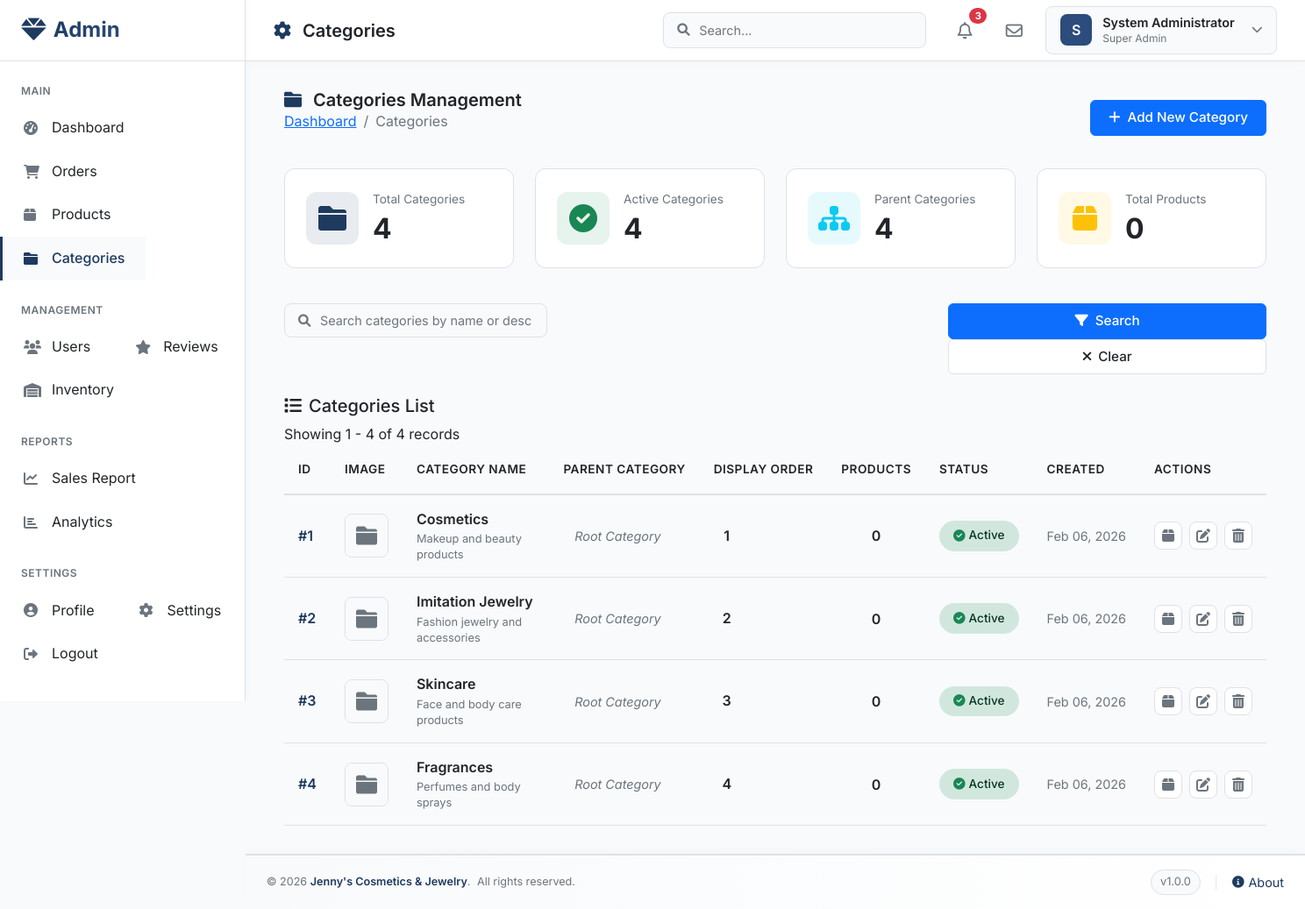
The page /admin/categories.php (signed in) on the database as committed earlier.
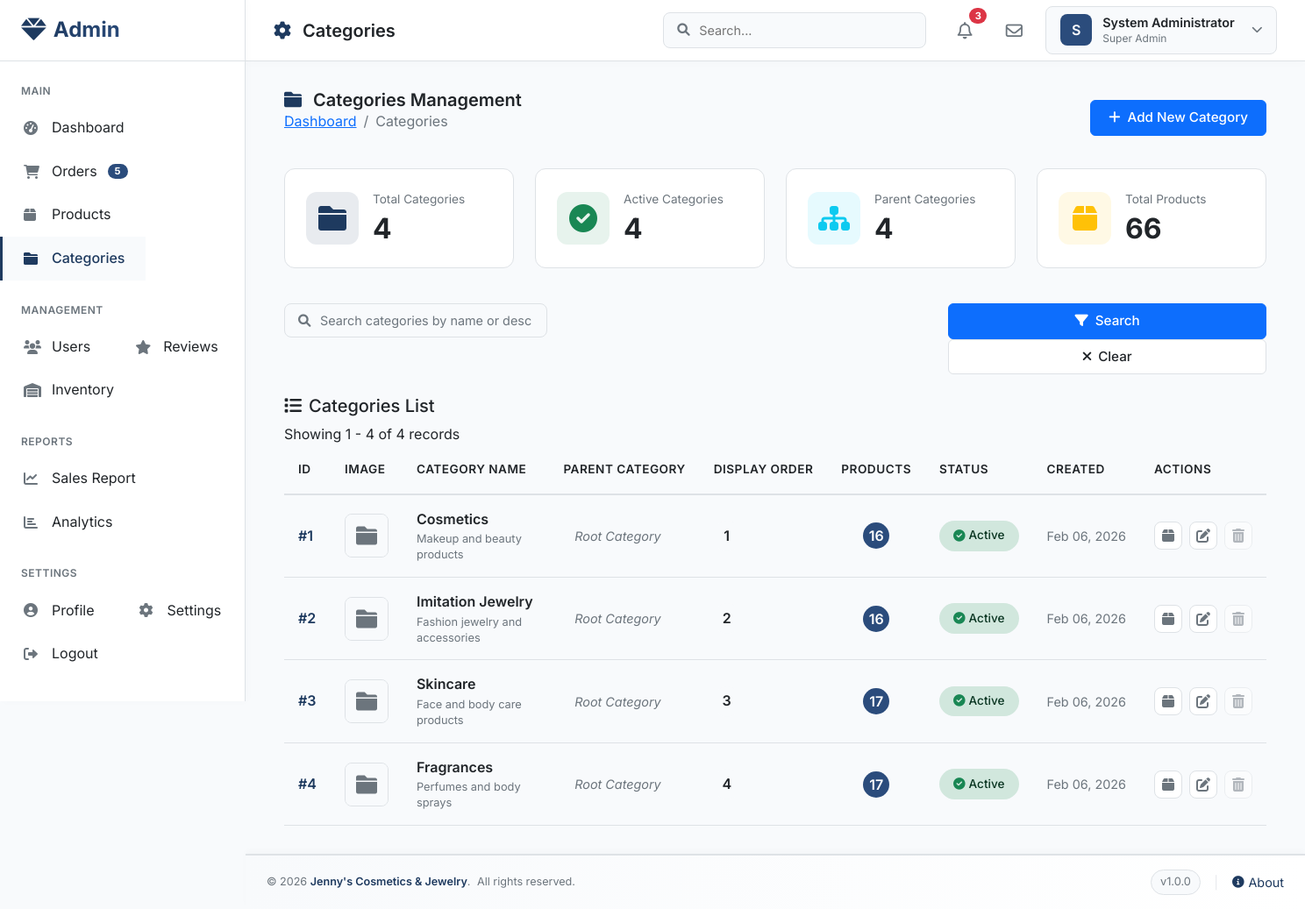
The same page on the database as committed later.
### tables this page shows
CREATE TABLE `categories` (
  `category_id` int(11) NOT NULL,
  `category_name` varchar(100) NOT NULL,
  `description` text DEFAULT NULL,
  `parent_category_id` int(11) DEFAULT NULL,
  `image_url` varchar(255) DEFAULT NULL,
  `display_order` int(11) DEFAULT 0,
  `is_active` tinyint(1) DEFAULT 1,
  `created_at` timestamp NOT NULL DEFAULT current_timestamp(),
  `updated_at` timestamp NOT NULL DEFAULT current_timestamp() ON UPDATE current_timestamp()
);

### admin/categories.php (the view, shortened to what the changed rows need)
<?php
require_once '../config/database.php';
$page = isset($_GET['page']) ? (int)$_GET['page'] : 1;
$records_per_page = 10;
$offset = ($page - 1) * $records_per_page;
$search = isset($_GET['search']) ? mysqli_real_escape_string($connection, $_GET['search']) : '';
$where_conditions = [];
$where_clause = !empty($where_conditions) ? "WHERE " . implode(" AND ", $where_conditions) : "";
$categories_query = "SELECT
                        c.*,
                        (SELECT COUNT(*) FROM products WHERE category_id = c.category_id) as product_count,
                        (SELECT category_name FROM categories WHERE category_id = c.parent_category_id) as parent_name
                    FROM categories c
                    $where_clause
                    ORDER BY c.display_order ASC, c.category_id DESC
                    LIMIT $offset, $records_per_page";
$categories_result = mysqli_query($connection, $categories_query);
$stats_query = "SELECT
                    COUNT(*) as total_categories,
                    SUM(CASE WHEN is_active = 1 THEN 1 ELSE 0 END) as active_categories,
                    SUM(CASE WHEN parent_category_id IS NULL THEN 1 ELSE 0 END) as parent_categories,
                    (SELECT COUNT(*) FROM products) as total_products
                FROM categories";
$stats_result = mysqli_query($connection, $stats_query);
$stats = mysqli_fetch_assoc($stats_result);
include '../includes/admin_header.php';
?>
<div class="container-fluid">
    <div class="row mb-4">
        <div class="col-12">
            <div class="page-header-box">
                <div class="d-flex justify-content-between align-items-center flex-wrap gap-3">
                    <div>
                        <h1 class="page-title">
                            <i class="fas fa-folder me-2"></i>
                            Categories Management
                        </h1>
                    </div>
                </div>
            </div>
        </div>
    </div>
    <div class="row mb-4">
        <div class="col-xl-3 col-md-6 mb-3">
            <div class="stat-card">
                <div class="stat-details">
                    <span class="stat-label">Total Products</span>
                    <span class="stat-value"><?php echo $stats['total_products']; ?></span>
                </div>
            </div>
        </div>
    </div>
    <div class="row">
        <div class="col-12">
            <div class="table-card">
                <div class="table-responsive">
                    <table class="table categories-table">
                        <thead>
                            <tr>
                                <th>ID</th>
                                <th>Image</th>
                                <th>Category Name</th>
                                <th>Parent Category</th>
                                <th>Display Order</th>
                                <th>Products</th>
                                <th>Status</th>
                                <th>Created</th>
                                <th>Actions</th>
                            </tr>
                        </thead>
                        <tbody>
                            <?php if (mysqli_num_rows($categories_result) > 0): ?>
                                <?php while ($category = mysqli_fetch_assoc($categories_result)): ?>
                                <tr>
                                    <td>
                                        <span class="category-id">#<?php echo $category['category_id']; ?></span>
                                    </td>
                                    <td>
                                        <div class="category-image">
                                            <?php if (!empty($category['image_url'])): ?>
                                                <img src="../<?php echo $category['image_url']; ?>"
                                                     alt="<?php echo htmlspecialchars($category['category_name']); ?>"
                                                     onerror="this.src='../assets/images/no-image.jpg'">
                                            <?php else: ?>
                                                <div class="no-image">
                                                    <i class="fas fa-folder"></i>
                                                </div>
                                            <?php endif; ?>
                                        </div>
                                    </td>
                                    <td>
                                        <div class="category-info">
                                            <div class="category-name">
                                                <?php echo htmlspecialchars($category['category_name']); ?>
                                            </div>
                                            <?php if (!empty($category['description'])): ?>
                                            <div class="category-description small text-muted">
                                                <?php echo substr(htmlspecialchars($category['description']), 0, 50) . (strlen($category['description']) > 50 ? '...' : ''); ?>
                                            </div>
                                            <?php endif; ?>
                                        </div>
                                    </td>
                                    <td>
                                        <?php if (!empty($category['parent_name'])): ?>
                                            <span class="parent-category">
                                                <i class="fas fa-level-up-alt me-1"></i>
                                                <?php echo htmlspecialchars($category['parent_name']); ?>
                                            </span>
                                        <?php else: ?>
                                            <span class="parent-category root">Root Category</span>
                                        <?php endif; ?>
                                    </td>
                                    <td>
                                        <span class="display-order"><?php echo $category['display_order']; ?></span>
                                    </td>
                                    <td class="text-center">
                                        <span class="product-count <?php echo $category['product_count'] > 0 ? 'has-products' : ''; ?>">
                                            <?php echo $category['product_count']; ?>
                                        </span>
                                    </td>
                                    <td>
                                        <a href="?toggle_status=<?php echo $category['category_id']; ?>&page=<?php echo $page; ?>&search=<?php echo urlencode($search); ?>"
                                           class="status-badge status-<?php echo $category['is_active'] ? 'active' : 'inactive'; ?>"
                                           onclick="return confirm('Toggle status for this category?')">
                                            <i class="fas fa-<?php echo $category['is_active'] ? 'check-circle' : 'times-circle'; ?> me-1"></i>
                                            <?php echo $category['is_active'] ? 'Active' : 'Inactive'; ?>
                                        </a>
                                    </td>
                                    <td>
                                        <div class="category-date">
                                            <?php echo date('M d, Y', strtotime($category['created_at'])); ?>
                                        </div>
                                    </td>
                                    <td>
                                        <div class="action-buttons">
                                            <button class="btn-action view" title="View Products"
                                                    onclick="viewProducts(<?php echo $category['category_id']; ?>)">
                                                <i class="fas fa-box"></i>
                                            </button>
                                            <button class="btn-action edit" title="Edit Category"
                                                    onclick="editCategory(<?php echo $category['category_id']; ?>)">
                                                <i class="fas fa-edit"></i>
                                            </button>
                                            <button class="btn-action delete" title="Delete Category"
                                                    onclick="confirmDelete(<?php echo $category['category_id']; ?>)"
                                                    <?php echo $category['product_count'] > 0 ? 'disabled' : ''; ?>>
                                                <i class="fas fa-trash-alt"></i>
                                            </button>
                                        </div>
                                    </td>
                                </tr>
                                <?php endwhile; ?>
                            <?php endif; ?>
                        </tbody>
                    </table>
                </div>
            </div>
        </div>
    </div>
</div>
<?php include '../includes/admin_footer.php'; ?>

### includes/admin_header.php (shortened to what the changed rows need)
<!DOCTYPE html>
<html lang="en">
<head>
    <link href="https://cdn.jsdelivr.net/npm/bootstrap@5.1.3/dist/css/bootstrap.min.css" rel="stylesheet">
    <link rel="stylesheet" href="https://cdnjs.cloudflare.com/ajax/libs/font-awesome/6.0.0/css/all.min.css">
</head>
<body>
    <div class="admin-wrapper">
        <aside class="sidebar" id="sidebar">
            <nav class="sidebar-nav">
                <div class="nav-section">
                    <ul class="nav">
                        <li class="nav-item">
                            <a href="../admin/orders.php" class="nav-link <?php echo basename($_SERVER['PHP_SELF']) == 'orders.php' ? 'active' : ''; ?>">
                                <i class="fas fa-shopping-cart"></i>
                                <span>Orders</span>
                                <?php
                                if (file_exists('../config/database.php')) {
                                    require_once '../config/database.php';
                                    $pending_query = "SELECT COUNT(*) as count FROM orders WHERE status = 'Pending'";
                                    $pending_result = mysqli_query($connection ?? null, $pending_query);
                                    $pending_count = $pending_result ? mysqli_fetch_assoc($pending_result)['count'] : 0;
                                    if ($pending_count > 0):
                                    ?>
                                    <span class="badge"><?php echo $pending_count; ?></span>
                                    <?php endif;
                                } ?>
                            </a>
                        </li>
                    </ul>
                </div>
            </nav>
        </aside>
        <main class="main-content" id="mainContent">
            <header class="top-navbar">
                <div class="navbar-left">
                    <h1 class="page-title">
                        <?php
                        $page_title = ucfirst(str_replace('.php', '', basename($_SERVER['PHP_SELF'])));
                        if ($page_title == 'Dashboard') {
                            echo '<i class="fas fa-tachometer-alt"></i> Dashboard';
                        } elseif ($page_title == 'Orders') {
                            echo '<i class="fas fa-shopping-cart"></i> Orders';
                        } elseif ($page_title == 'Products') {
                            echo '<i class="fas fa-box"></i> Products';
                        } elseif ($page_title == 'Users') {
                            echo '<i class="fas fa-users"></i> Users';
                        } else {
                            echo '<i class="fas fa-cog"></i> ' . $page_title;
                        }
                        ?>
                    </h1>
                </div>
            </header>
            <div class="content-wrapper">

Rows that differ between the two databases and show on the page:
changed categories "Cosmetics": product_count "0" → "16"
changed categories "Imitation Jewelry": product_count "0" → "16"
changed categories "Skincare": product_count "0" → "17"
changed categories "Fragrances": product_count "0" → "17"
Other text that changed with them:
$pending_count: (not shown) → "5"
$stats['total_products']: "0" → "66"
